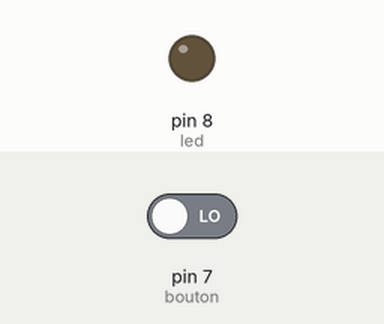
Recording of a sketch running on a simulated Arduino Uno, built with avr-gcc and run on an emulated ATmega328P. On the bench: output pins drawn as LEDs (lit = HIGH). The test bench sets the inputs (shaded band); at power-on: pin 7 (bouton) LOW.

Above: at 1.2 s.
1.3 s: pin 7 (bouton) driven HIGH
At 2.0 s:
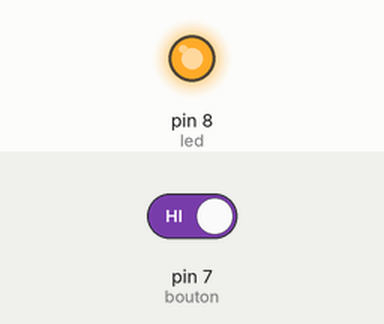
2.8 s: pin 7 (bouton) driven LOW
At 3.1 s:
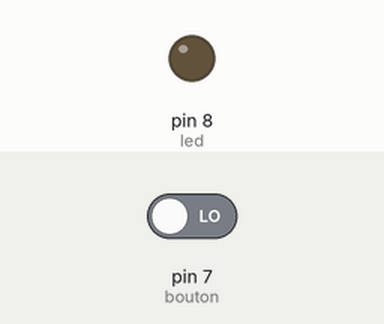
Timing chart, 0 to 5.8 s (numbered marks = the images above; inputs shaded):
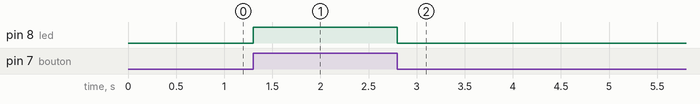

Measured:
- after the input at 1.3 s, pin 8 (led): LOW → HIGH at once
- after the input at 2.8 s, pin 8 (led): HIGH → LOW at once

The sketch:

detecteur_distance_arduino.ino
```cpp
int bouton = 7;
int led = 8;

void setup() {
  pinMode(bouton, INPUT);
  pinMode(led, OUTPUT);
}

void loop() {
  int valeur = digitalRead(bouton);

  if (valeur == HIGH) {
    digitalWrite(led, HIGH);
  } else {
    digitalWrite(led, LOW);
  }
}
```
